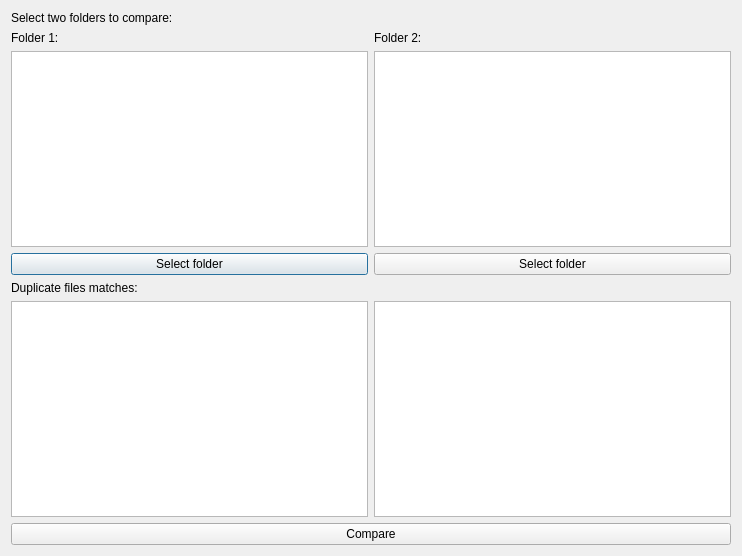
<?xml version="1.0" encoding="UTF-8"?>
<ui version="4.0">
 <class>FoldersCompare</class>
 <widget class="QDialog" name="FoldersCompare">
  <property name="geometry">
   <rect>
    <x>0</x>
    <y>0</y>
    <width>742</width>
    <height>556</height>
   </rect>
  </property>
  <property name="windowTitle">
   <string>FoldersCompare</string>
  </property>
  <layout class="QVBoxLayout" name="verticalLayout_4">
   <item>
    <widget class="QLabel" name="label">
     <property name="text">
      <string>Select two folders to compare:</string>
     </property>
    </widget>
   </item>
   <item>
    <layout class="QHBoxLayout" name="horizontalLayout">
     <item>
      <layout class="QVBoxLayout" name="verticalLayout">
       <item>
        <widget class="QLabel" name="label_2">
         <property name="text">
          <string>Folder 1:</string>
         </property>
        </widget>
       </item>
       <item>
        <widget class="QListView" name="listView"/>
       </item>
       <item>
        <widget class="QPushButton" name="pushButton">
         <property name="text">
          <string>Select folder</string>
         </property>
        </widget>
       </item>
      </layout>
     </item>
     <item>
      <layout class="QVBoxLayout" name="verticalLayout_2">
       <item>
        <widget class="QLabel" name="label_3">
         <property name="text">
          <string>Folder 2:</string>
         </property>
        </widget>
       </item>
       <item>
        <widget class="QListView" name="listView_2"/>
       </item>
       <item>
        <widget class="QPushButton" name="pushButton_2">
         <property name="text">
          <string>Select folder</string>
         </property>
        </widget>
       </item>
      </layout>
     </item>
    </layout>
   </item>
   <item>
    <widget class="QLabel" name="label_4">
     <property name="text">
      <string>Duplicate files matches:</string>
     </property>
    </widget>
   </item>
   <item>
    <layout class="QVBoxLayout" name="verticalLayout_3">
     <item>
      <layout class="QHBoxLayout" name="horizontalLayout_2">
       <item>
        <widget class="QListView" name="listView_3"/>
       </item>
       <item>
        <widget class="QListView" name="listView_4"/>
       </item>
      </layout>
     </item>
     <item>
      <widget class="QPushButton" name="pushButton_3">
       <property name="text">
        <string>Compare</string>
       </property>
      </widget>
     </item>
    </layout>
   </item>
  </layout>
 </widget>
 <layoutdefault spacing="6" margin="11"/>
 <resources/>
 <connections/>
</ui>
